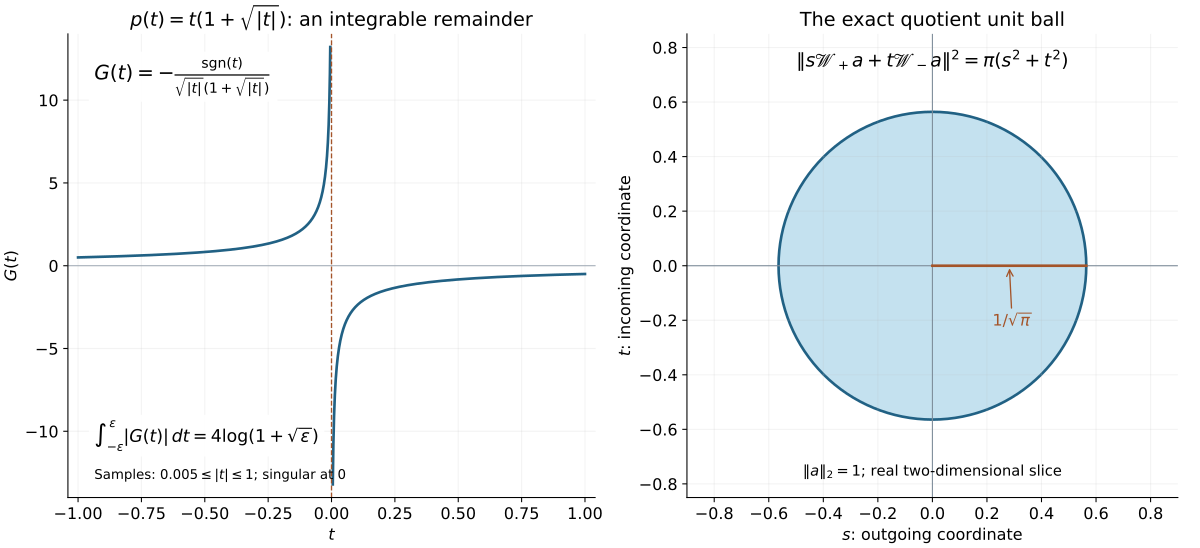

Here is the Python script that generated this plot:
"""Exact Hölder remainder and radiation quotient slice. Original source: CC0.

Reproduce the sibling PNG and SVG with NumPy and Matplotlib. The omitted
central interval in the left numerical sample is indicated, not regularized.
"""
from pathlib import Path
import numpy as np
import matplotlib
matplotlib.use('Agg')
from matplotlib import pyplot as plt
from matplotlib.patches import Circle

matplotlib.rcParams.update({'font.family': 'DejaVu Sans', 'font.size': 12,
                           'svg.hashsalt': 'holder-radiation-tails',
                           'axes.spines.top': False, 'axes.spines.right': False})
out = Path(__file__).resolve().parent
fig, axes = plt.subplots(1, 2, figsize=(12.5, 5.7), layout='constrained')
ax = axes[0]
for x in [-np.geomspace(.005, 1, 1200)[::-1], np.geomspace(.005, 1, 1200)]:
    y = -np.sign(x)/np.sqrt(np.abs(x))/(1+np.sqrt(np.abs(x)))
    ax.plot(x, y, color='#216184', lw=2)
ax.axvline(0, color='#a45429', ls='--', lw=1)
ax.axhline(0, color='#9aa5b1', lw=.7)
ax.text(.05, .95, r'$G(t)=-\frac{\mathrm{sgn}(t)}{\sqrt{|t|}(1+\sqrt{|t|})}$',
        transform=ax.transAxes, va='top', fontsize=15,
        bbox={'facecolor': 'white', 'edgecolor': 'none', 'alpha': .94})
ax.text(.05, .12, r'$\int_{-\varepsilon}^{\varepsilon}|G(t)|\,dt=4\log(1+\sqrt{\varepsilon})$',
        transform=ax.transAxes, fontsize=13,
        bbox={'facecolor': 'white', 'edgecolor': 'none', 'alpha': .94})
ax.text(.05, .04, r'Samples: $0.005\leq|t|\leq1$; singular at $0$',
        transform=ax.transAxes, fontsize=10)
ax.set(xlim=(-1.04, 1.04), ylim=(-14, 14), xlabel=r'$t$', ylabel=r'$G(t)$',
       title=r'$p(t)=t(1+\sqrt{|t|})$: an integrable remainder')
ax.grid(alpha=.16)
ax = axes[1]
radius = 1/np.sqrt(np.pi)
ax.add_patch(Circle((0, 0), radius, facecolor='#c4e1ef', edgecolor='#216184', lw=2))
ax.axhline(0, color='#7c8b99', lw=.8)
ax.axvline(0, color='#7c8b99', lw=.8)
ax.plot([0, radius], [0, 0], color='#a45429', lw=2)
ax.annotate(r'$1/\sqrt{\pi}$', xy=(radius/2, 0), xytext=(.22, -.22),
            arrowprops={'arrowstyle': '->', 'color': '#a45429'}, color='#a45429')
ax.text(0, .73, r'$\|s\mathscr{W}_+a+t\mathscr{W}_-a\|^2=\pi(s^2+t^2)$',
        ha='center', fontsize=14)
ax.text(0, -.77, r'$\|a\|_2=1$; real two-dimensional slice', ha='center', fontsize=11)
ax.set(xlim=(-.9, .9), ylim=(-.85, .85), xlabel=r'$s$: outgoing coordinate',
       ylabel=r'$t$: incoming coordinate', title='The exact quotient unit ball')
ax.set_aspect('equal', adjustable='box')
ax.grid(alpha=.16)
fig.savefig(out/'holder-radiation-tails.svg', metadata={'Date': None, 'Creator': 'Original CC0 mathematical figure'})
fig.savefig(out/'holder-radiation-tails.png', dpi=180, metadata={'Software': 'Original CC0 mathematical figure'})
plt.close(fig)
